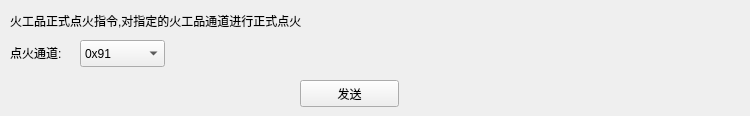
           <widget class="QWidget" name="tab_47">
            <attribute name="title">
             <string>0x05</string>
            </attribute>
            <widget class="QLabel" name="label_111">
             <property name="geometry">
              <rect>
               <x>10</x>
               <y>10</y>
               <width>731</width>
               <height>21</height>
              </rect>
             </property>
             <property name="text">
              <string>火工品正式点火指令,对指定的火工品通道进行正式点火</string>
             </property>
            </widget>
            <widget class="QLabel" name="label_112">
             <property name="geometry">
              <rect>
               <x>10</x>
               <y>37</y>
               <width>71</width>
               <height>31</height>
              </rect>
             </property>
             <property name="text">
              <string>点火通道:</string>
             </property>
            </widget>
            <widget class="QComboBox" name="instruct05_comboBox_4">
             <property name="geometry">
              <rect>
               <x>80</x>
               <y>40</y>
               <width>85</width>
               <height>27</height>
              </rect>
             </property>
             <item>
              <property name="text">
               <string>0x91</string>
              </property>
             </item>
             <item>
              <property name="text">
               <string>0x92</string>
              </property>
             </item>
             <item>
              <property name="text">
               <string>0x93</string>
              </property>
             </item>
             <item>
              <property name="text">
               <string>0x94</string>
              </property>
             </item>
             <item>
              <property name="text">
               <string>0x95</string>
              </property>
             </item>
             <item>
              <property name="text">
               <string>0x96</string>
              </property>
             </item>
             <item>
              <property name="text">
               <string>0x97</string>
              </property>
             </item>
             <item>
              <property name="text">
               <string>0x98</string>
              </property>
             </item>
             <item>
              <property name="text">
               <string>0x99</string>
              </property>
             </item>
             <item>
              <property name="text">
               <string>0x9A</string>
              </property>
             </item>
             <item>
              <property name="text">
               <string>0x9B</string>
              </property>
             </item>
             <item>
              <property name="text">
               <string>0x9C</string>
              </property>
             </item>
             <item>
              <property name="text">
               <string>0x9D</string>
              </property>
             </item>
             <item>
              <property name="text">
               <string>0x9E</string>
              </property>
             </item>
             <item>
              <property name="text">
               <string>0x9F</string>
              </property>
             </item>
            </widget>
            <widget class="QPushButton" name="ID05send_pushButton_4">
             <property name="geometry">
              <rect>
               <x>300</x>
               <y>80</y>
               <width>99</width>
               <height>27</height>
              </rect>
             </property>
             <property name="text">
              <string>发送</string>
             </property>
            </widget>
           </widget>
